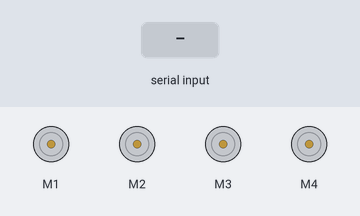
Bench run of a sketch on a simulated Arduino Uno, built with avr-gcc and run on an emulated ATmega328P. On the bench: 4 × DC motor (green arrow = forward, orange = backward, longer = faster). Inputs (shaded band) come from the test bench.

Above: at 1.2 s.
1.3 s: "F" received over Serial
At 2.5 s:
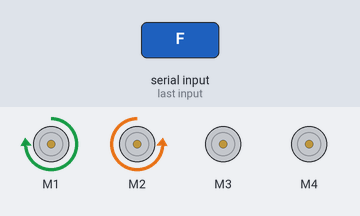
2.8 s: "B" received over Serial
At 3.7 s:
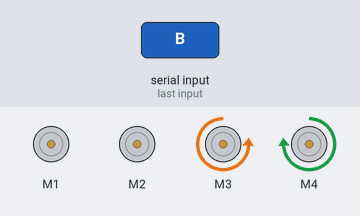
4.3 s: "L" received over Serial
At 4.9 s:
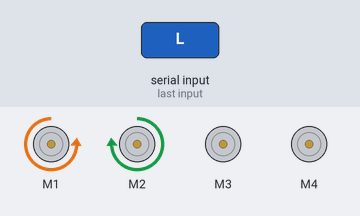
5.8 s: "R" received over Serial
At 7.0 s:
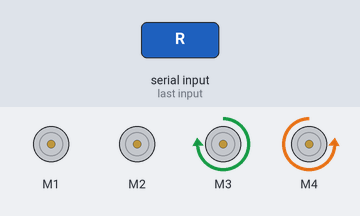
7.3 s: "G" received over Serial
At 8.3 s:
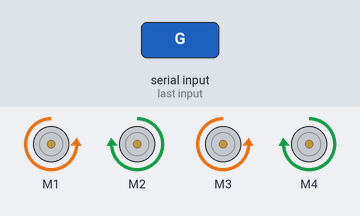
8.8 s: "I" received over Serial
At 9.5 s:
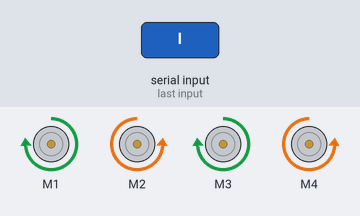
Timing chart, 0 to 11.3 s (numbered marks = the images above; inputs shaded):
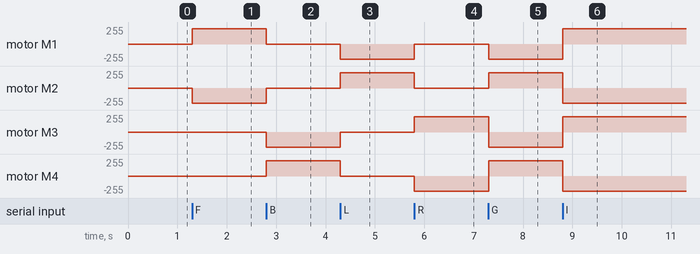

Measured:
- after the input at 1.3 s, motor M1: stopped → forward 230/255 at once; motor M2: stopped → backward 230/255 at once
- after the input at 2.8 s, motor M1: forward 230/255 → stopped at once; motor M2: backward 230/255 → stopped at once; motor M3: stopped → backward 230/255 at once; motor M4: stopped → forward 230/255 at once
- after the input at 4.3 s, motor M1: stopped → backward 230/255 at once; motor M2: stopped → forward 230/255 at once; motor M3: backward 230/255 → stopped at once; motor M4: forward 230/255 → stopped at once
- after the input at 5.8 s, motor M1: backward 230/255 → stopped at once; motor M2: forward 230/255 → stopped at once; motor M3: stopped → forward 230/255 at once; motor M4: stopped → backward 230/255 at once
- after the input at 7.3 s, motor M1: stopped → backward 230/255 at once; motor M2: stopped → forward 230/255 at once; motor M3: forward 230/255 → backward 230/255 at once; motor M4: backward 230/255 → forward 230/255 at once
- after the input at 8.8 s, motor M1, motor M3: backward 230/255 → forward 230/255 at once; motor M2, motor M4: forward 230/255 → backward 230/255 at once

The sketch:

TEST_ADD.ino
```cpp
//Test Drive Almeera Calon Hokage Konoha ke-9
//Moving around a bend, rotate, turn
#include <AFMotor.h>
AF_DCMotor motor1(1);
AF_DCMotor motor2(2);
AF_DCMotor motor3(3);
AF_DCMotor motor4(4);

int Speed = 230;
char value;
void setup() {
  Serial.begin(9600);
  motor1.setSpeed(Speed);
  motor2.setSpeed(Speed);
  motor3.setSpeed(Speed);
  motor4.setSpeed(Speed);
}

void loop() {
  if (Serial.available() > 0) {
    value = Serial.read();
  }

  if (value == 'F') { //moving around a bend: turn right to back
    motor1.run(FORWARD);
    motor2.run(BACKWARD);
    motor3.run(RELEASE);
    motor4.run(RELEASE);}

    else if (value == 'B') { //moving around a bend: turn left to back
    motor1.run(RELEASE);
    motor2.run(RELEASE);
    motor3.run(BACKWARD);
    motor4.run(FORWARD);}

    else if (value == 'L') { //moving around a bend: turn right to front
    motor1.run(BACKWARD);
    motor2.run(FORWARD);
    motor3.run(RELEASE);
    motor4.run(RELEASE);}

    else if (value == 'R') { //moving around a bend: turn left to front
    motor1.run(RELEASE);
    motor2.run (RELEASE);
    motor3.run(FORWARD);
    motor4.run(BACKWARD);}

    else if (value == 'G') { //rotate left to back
    motor1.run(BACKWARD);
    motor2.run(FORWARD);
    motor3.run(BACKWARD);
    motor4.run(FORWARD);}

    else if (value == 'I') { //rotate right to back
    motor1.run(FORWARD);
    motor2.run(BACKWARD);
    motor3.run(FORWARD);
    motor4.run(BACKWARD);}

    else if (value == 'J') { //turn back right
    motor1.run(FORWARD);
    motor2.run(RELEASE);
    motor3.run(RELEASE);
    motor4.run(BACKWARD);}

    else if (value == 'H') { //turn back left
    motor1.run(BACKWARD);
    motor2.run(RELEASE);
    motor3.run(RELEASE);
    motor4.run(FORWARD);}

    else {
    motor1.run(RELEASE);
    motor2.run(RELEASE);
    motor3.run(RELEASE);
    motor4.run(RELEASE);}
}
```
